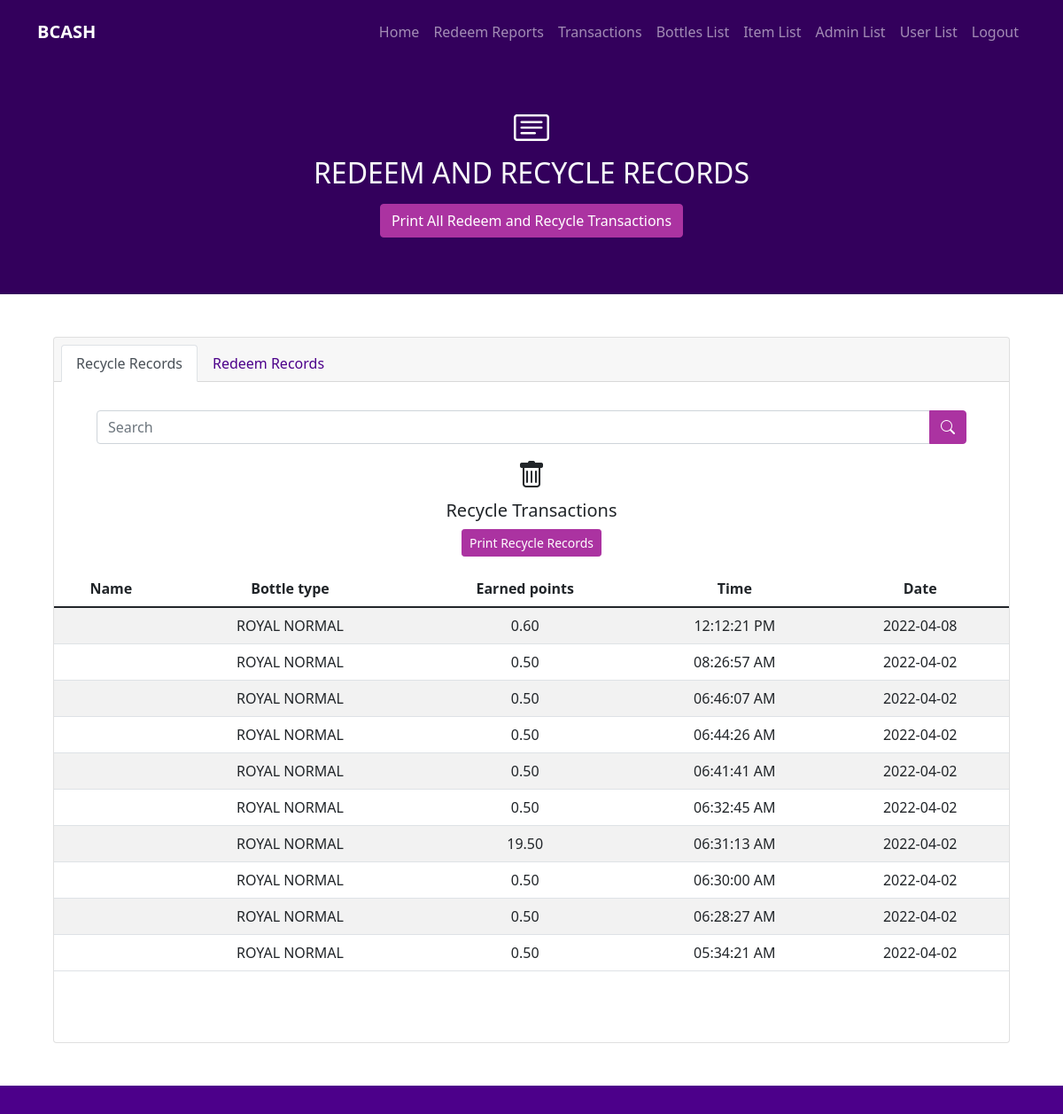
Screenshot of /transac_admin_recycle.php (signed in) with the database file from the repository.
### tables this page shows
CREATE TABLE `recycle_transaction` (
  `trans_id` int(50) NOT NULL,
  `acc_id` int(50) NOT NULL,
  `bottles` varchar(50) NOT NULL,
  `bottle_id` int(50) NOT NULL,
  `points_earned` decimal(50,2) NOT NULL,
  `recycle_trans_time` datetime NOT NULL,
  `day_id` int(50) NOT NULL,
  `bottle_count` int(100) NOT NULL
);

### mydb.php (called while the page is built, shortened)
<?php
class myDb {
    private $link;
    function __construct(){
        $this->host = "localhost";
        $this->username = "root";
        $this->password = "";
        $this->database = "bcash";
        $this->link = mysqli_connect($this->host, $this->username, $this->password, $this->database);
    }
    public function get_Recycle_trans($acc_id,$admin){
        $records = array();
        if($admin == 1){
            $sql = $this->link->prepare("SELECT * FROM recycle_transaction ORDER BY recycle_trans_time DESC");
            $sql->execute();
            $result = $sql->get_result();
            if($result->num_rows > 0){
                while($row = $result->fetch_assoc()){
                    $records[] = [
                        'trans_id' => $row['trans_id'],
                        'bottles' => $row['bottles'],
                        'acc_id' => $row['acc_id'],
                        'points_earned' => $row['points_earned'],
                        'trans_time' => $row['recycle_trans_time']
                    ];
                }
            }
            else{
                $records = null;
            }
        }
        else{
            $sql = $this->link->prepare("SELECT * FROM recycle_transaction WHERE acc_id = ? ORDER BY recycle_trans_time DESC");
            $acc_id = mysqli_real_escape_string($this->link, $acc_id);
            $sql->bind_param("i", $acc_id);
            $sql->execute();
            $result = $sql->get_result();
            if($result->num_rows > 0){
                while($row = $result->fetch_assoc()){
                    $records[] = [
                        'trans_id' => $row['trans_id'],
                        'bottles' => $row['bottles'],
                        'points_earned' => $row['points_earned'],
                        'trans_time' => $row['recycle_trans_time']
                    ];
                }
            }
            else{
                $records = null;
            }
        }
        return $records;
    }
}

### transac_admin_recycle.php (the view, shortened to what this page needs)
<?php
    require "mydb.php";
    $mydb = new myDb;
    if(isset($_SESSION['qrcode']) && isset($_SESSION['total_bottles']) && isset($_SESSION['total_points']) &&
    isset($_SESSION['acc_id']) && isset($_SESSION['admin'])){
        $acc_id = $_SESSION['acc_id'];
        $admin = $_SESSION['admin'];
    }
    else{
        header("Location: login.php?usernotfound=1");
    }
?>
<!doctype html>
<html lang="en">
  <head>
    <link href="sass/main.css" rel="stylesheet">
    <link rel="stylesheet" href="https://cdn.jsdelivr.net/npm/bootstrap-icons@1.3.0/font/bootstrap-icons.css">
    <link rel="stylesheet" type="text/css" href="css/style.css">
  </head>
  <body>
    <?php
        include 'nav_admin.php';
    ?>
    <section class=" bg-dark p-5">
        <div class="container text-center">
            <div class="h1 text-white">
                <i class="bi bi-card-text"></i>
            </div>
            <h2 class="text-light text-center mb-3">
                REDEEM AND RECYCLE RECORDS
            </h2>
            <p class="lead text-center">
                <form action="all_preview.php" method="post">
                    <button type="submit" name ="confirm_all" class="btn btn-secondary btn-md addbtn">
                        Print All Redeem and Recycle Transactions
                    </button>
                </form>
            </p>
        </div>
    </section>
    <section class="p-5">
        <div class="container">
            <div class="card text-center">
                <div class="card-header">
                    <ul class="nav nav-tabs card-header-tabs">
                        <li class="nav-item">
                            <a class="nav-link active" href="transac_admin_recycle.php">Recycle Records</a>
                        </li>
                        <li class="nav-item">
                            <a class="nav-link" href="transac_admin_redeem.php">Redeem Records</a>
                        </li>
                    </ul>
                </div>
                <div class="card-body px-0">
                    <form action="" method="post">
                        <div class="input-group px-5 my-3">
                            <input type="text" class="form-control" placeholder="Search" name="search">
                            <button class="btn btn-secondary" type="submit" id="searchbtn" name="search_submit">
                                <i class="bi bi-search"></i>
                            </button>
                        </div>
                    </form>
                    <div class="h2">
                        <i class="bi bi-trash"></i>
                    </div>
                    <h5 class="card-title">Recycle Transactions</h5>
                    <p class="lead text-center">
                        <button type="button" class="btn btn-secondary btn-sm addbtn" data-bs-toggle="modal" data-bs-target="#modalgenRepRecycle">
                            Print Recycle Records
                        </button>
                    </p>
                    <p class="card-text">
                        <div class="infocontent">
                            <div class="scroll">
                                <table class="table table-striped">
                                    <thead>
                                        <tr>
                                            <th scope="col">Name</th>
                                            <th scope="col">Bottle type</th>
                                            <th scope="col">Earned points</th>
                                            <th scope="col">Time</th>
                                            <th scope="col">Date</th>
                                        </tr>
                                    </thead>
                                    <tbody class="align-middle">
                                    <?php
                                        $redeem_records = $mydb->get_Recycle_trans($acc_id,$admin);
                                        if(isset($_POST['search_submit'])){
                                            $search = $_POST['search'];
                                            $records = $mydb->search_Recycletable($search);
                                            if(isset($records)){
                                                foreach($records as $rows){
                                                    $bottle_name = $rows['bottles'];
                                                    $points_earned = $rows['points_earned'];
                                                    $fname = $rows['fname'];
                                                    $mname = $rows['mname'];
                                                    $lname = $rows['lname'];
                                                    $fullname = ' '.$fname.' '.$mname.' '.$lname.'';
                                                    $date = date("Y-m-d",strtotime($rows['trans_time']));
                                                    $time = date("h:i:s A",strtotime($rows['trans_time']));
                                                    echo '<tr>';
                                                    echo '<td>'.$fullname.'</td>';
                                                    echo '<td>'.$bottle_name.'</td>';
                                                    echo '<td>'.$points_earned .'</td>';
                                                    echo '<td>'.$time.'</td>';
                                                    echo '<td>'.$date.'</td>';
                                                    echo '</tr>';
                                                }
                                            }
                                        }
                                        elseif(isset($redeem_records)){
                                            foreach($redeem_records as $rows){
                                                $points_earned = $rows['points_earned'];
                                                $bottle_name = $rows['bottles'];
                                                $date = date("Y-m-d",strtotime($rows['trans_time']));
                                                $time = date("h:i:s A",strtotime($rows['trans_time']));
                                                echo '<tr>';
                                                echo '<td>'.$fullname.'</td>';
                                                echo '<td>'.$bottle_name.'</td>';
                                                echo '<td>'.$points_earned .'</td>';
                                                echo '<td>'.$time.'</td>';
                                                echo '<td>'.$date.'</td>';
                                                echo '</tr>';
                                            }
                                        }
                                        else{
                                            echo '<tr>';
                                            echo '<td colspan="5">There are no records of recycle transactions yet.</td>';
                                            echo '</tr>';
                                        }
                                    ?>
                                    </tbody>
                                </table>
                            </div>
                        </div>
                    </p>
                </div>
            </div>
        </div>
    </section>
    <section class="bg-primary p-3">
    </section>
  </body>
</html>

### css/style.css (style rules this page uses)
* { margin: 0; padding: 0; }
.infocontent { height: 500px; }
.scroll { width: 100%; height: 100%; overflow-y: scroll; }

### rows the page displays
recycle_transaction: bottles "ROYAL NORMAL", points_earned "0.60", recycle_trans_time "12:12:21 PM", recycle_trans_time "2022-04-08"
recycle_transaction: bottles "ROYAL NORMAL", points_earned "0.50", recycle_trans_time "08:26:57 AM", recycle_trans_time "2022-04-02"
recycle_transaction: bottles "ROYAL NORMAL", points_earned "0.50", recycle_trans_time "06:46:07 AM", recycle_trans_time "2022-04-02"
recycle_transaction: bottles "ROYAL NORMAL", points_earned "0.50", recycle_trans_time "06:44:26 AM", recycle_trans_time "2022-04-02"
recycle_transaction: bottles "ROYAL NORMAL", points_earned "0.50", recycle_trans_time "06:41:41 AM", recycle_trans_time "2022-04-02"
recycle_transaction: bottles "ROYAL NORMAL", points_earned "0.50", recycle_trans_time "06:32:45 AM", recycle_trans_time "2022-04-02"
recycle_transaction: bottles "ROYAL NORMAL", points_earned "19.50", recycle_trans_time "06:31:13 AM", recycle_trans_time "2022-04-02"
recycle_transaction: bottles "ROYAL NORMAL", points_earned "0.50", recycle_trans_time "06:30:00 AM", recycle_trans_time "2022-04-02"
recycle_transaction: bottles "ROYAL NORMAL", points_earned "0.50", recycle_trans_time "06:28:27 AM", recycle_trans_time "2022-04-02"
recycle_transaction: bottles "ROYAL NORMAL", points_earned "0.50", recycle_trans_time "05:34:21 AM", recycle_trans_time "2022-04-02"
